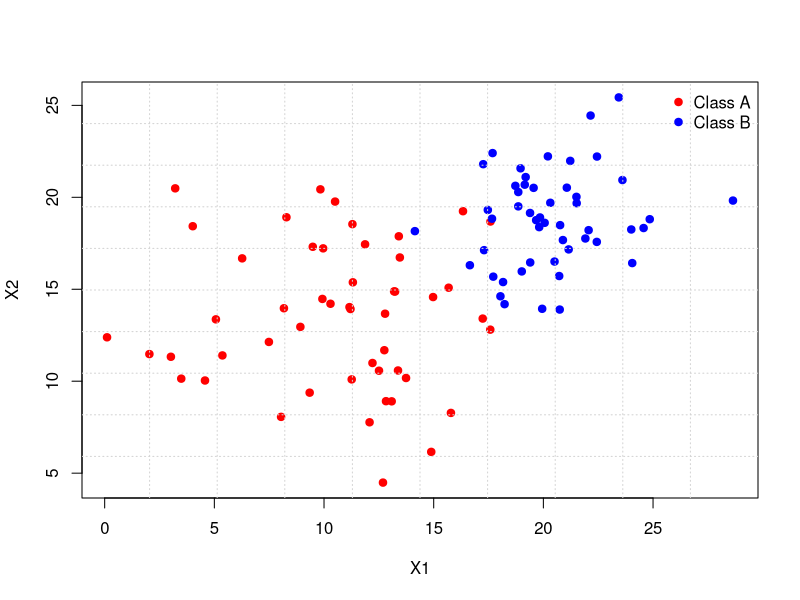

This figure's R source:
library(e1071)

n <- 100
n_a <- 50
n_b <- n - n_a

points_a <- data.frame(
  X1 = rnorm(n_a, mean = 10, sd = 4),
  X2 = rnorm(n_a, mean = 14, sd = 4),
  class = rep("A", times = n_a)
)

points_b <- data.frame(
  X1 = rnorm(n_b, mean = 20, sd = 3),
  X2 = rnorm(n_b, mean = 18, sd = 3),
  class = rep("B", times = n_b)
)

points <- rbind(points_a, points_b)

# Plot
plot(
  x = points$X1,
  xlab = "X1",
  y = points$X2,
  ylab = "X2",
  pch = 19, # filled circle
  col = ifelse(points$class == "A", "red", "blue")
)

grid(10, 10)

legend(
  x = "topright",
  legend = c("Class A", "Class B"),
  col = c("red", "blue"),
  bty = "n",
  pch = 19
)

# Naive Bayes Classifier
data_shuffled <- points[order(runif(n)), ]

for (train_ratio in c(0.5, 0.6, 0.7, 0.8, 0.9)) {
  n_train <- as.integer(n * train_ratio)
  n_test <- n - n_train;
  
  data_train <- data_shuffled[1:n_train, ]
  data_test <- data_shuffled[(n_train + 1):n, ]
  
  bayes_classifier <- naiveBayes(class ~ ., data = data_train)
  
  pred <- predict(bayes_classifier, data_test)
  pred_table <- table(pred, data_test$class)
  
  accuracy <- (sum(pred == data_test$class) / n_test) * 100
  inaccuracy <- (sum(pred != data_test$class) / n_test) * 100
  
  cat("Training/Test data ratio:", train_ratio, '\n')
  cat("Training data frame size:", n_train, '\n')
  cat("Test data frame size:", n_test, '\n')
  print(pred_table)
  cat('\n')
  cat("Accuracy:", round(accuracy, 1), "%\n")
  cat("Inccuracy:", round(inaccuracy, 1), "%\n")
  cat('\n')
}

